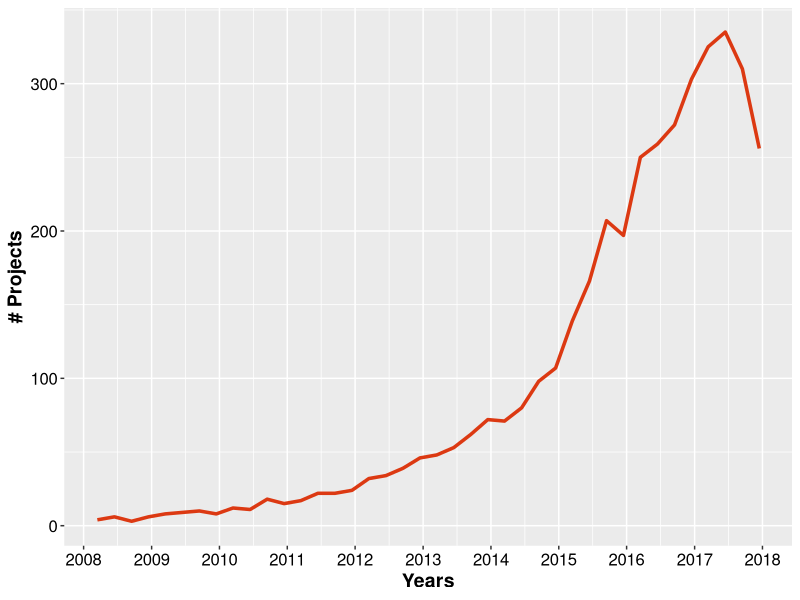
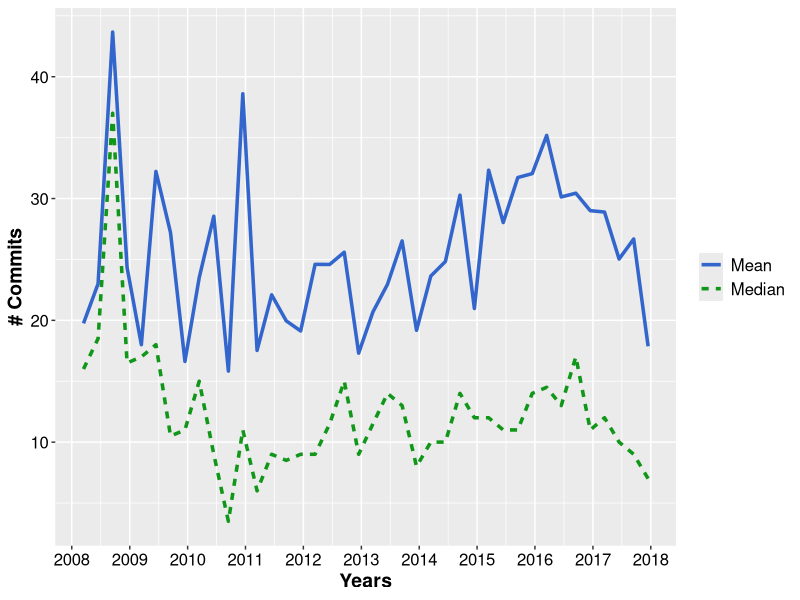
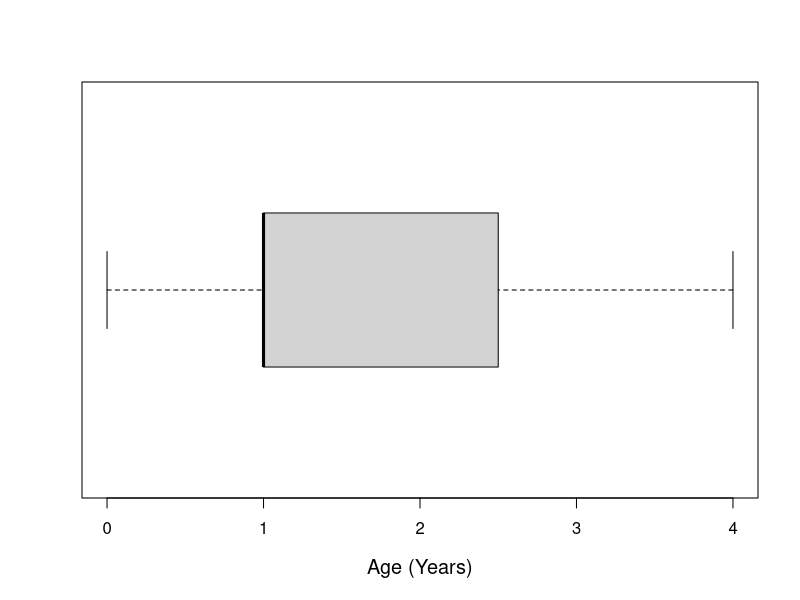
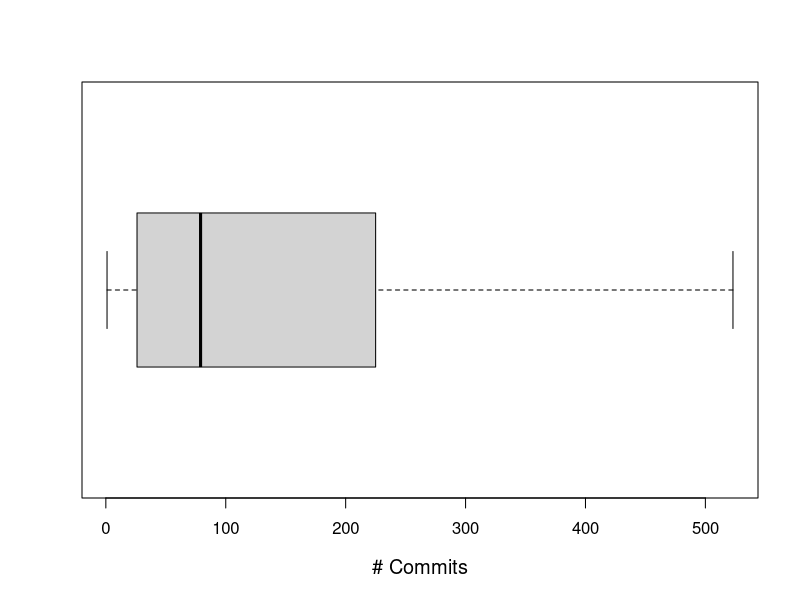
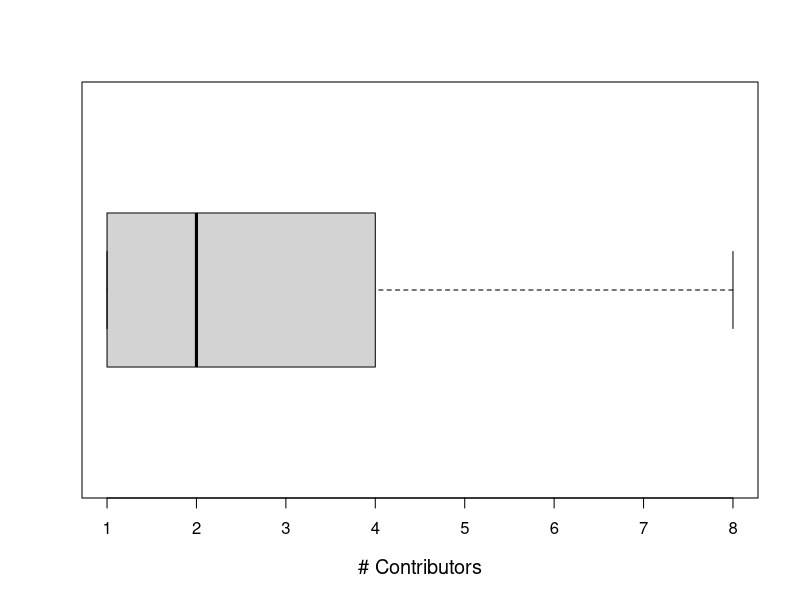
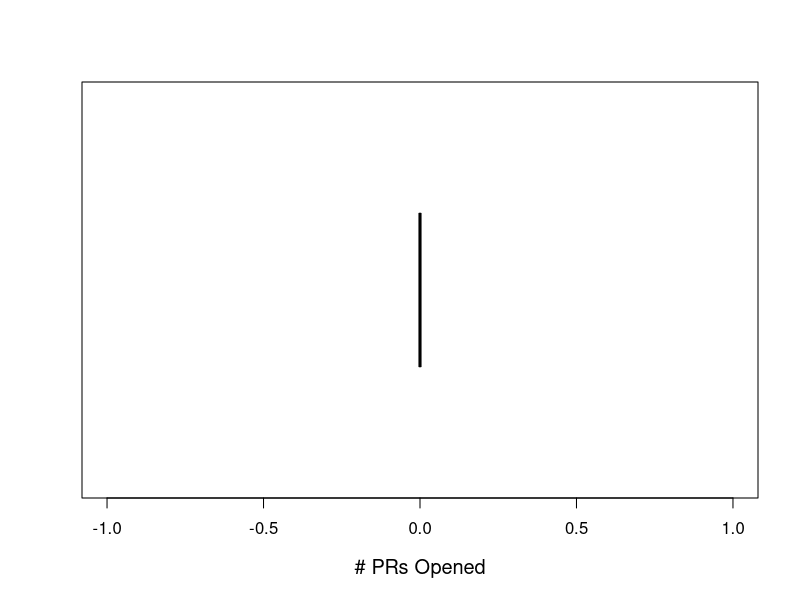
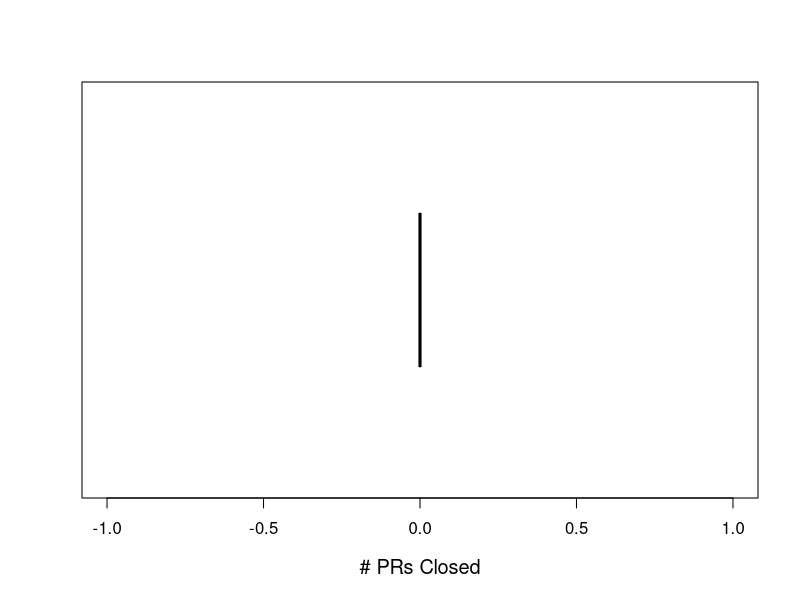
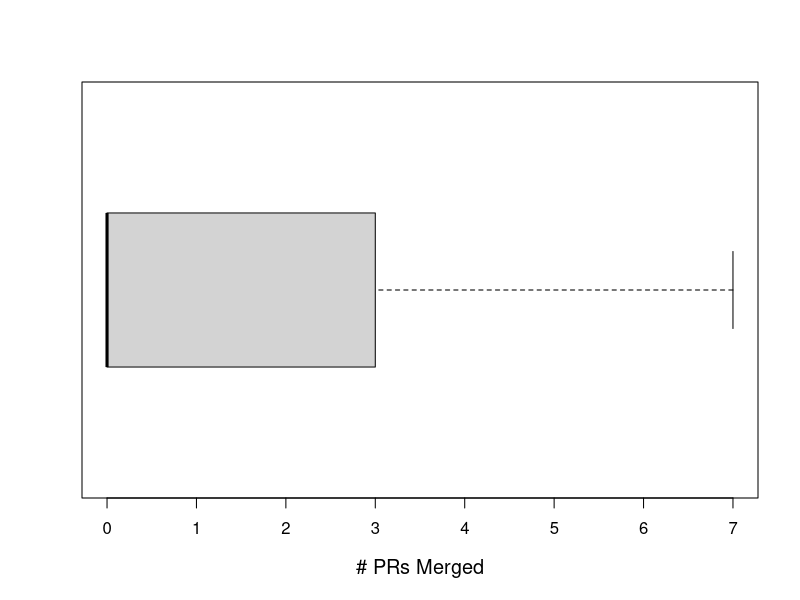

Write the R code that produced these figures, in order.
# install.packages("ggplot2")
# install.packages("reshape2")
# install.packages("scales")
library(ggplot2)
library(reshape2)
library(scales)

setwd("/home/fronchetti/Documentos/SANER-2017") # Working directory

####################
#   Time series    #
####################

monthly <- read.csv("monthly_contributions.csv", colClasses=c("Date",NA, NA, NA,NA)) # This file will be used in time series analysis

# CHART: Number of projects
ggplot(monthly, aes(x=Date, y=Projects)) +
  scale_x_date(breaks = date_breaks("years"), labels = date_format("%Y")) + 
  geom_line(size=1.2, color="#DC3912") +
  theme(axis.text=element_text(size=12, colour = "black"), axis.title=element_text(size=14, face="bold"), legend.title=element_blank(), legend.text=element_text(size=12)) + 
  labs(y = "# Projects", x = "Years")

# CHART: Project's mean and median
chart_data <- monthly[,-which(names(monthly)=="Amount" | names(monthly)=="Projects")] # We're not using some values in this chart
chart_data_melt <- melt(chart_data, id="Date") # Melting values

ggplot(chart_data_melt, aes(x=Date, y=value, colour=variable, group=variable)) +
  scale_x_date(breaks = date_breaks("years"), labels = date_format("%Y")) + 
  geom_line(size=1.2, aes(linetype = variable)) + scale_color_manual(values=c("#3366CC", "#109618")) +
  theme(axis.text=element_text(size=12, colour = "black"), axis.title=element_text(size=14, face="bold"), legend.title=element_blank(), legend.text=element_text(size=12)) + 
  labs(y = "# Commits", x = "Years")

####################
#     Boxplots     #
####################

data <- read.csv("summary.csv") # This file will be used in our box plot analysis
data_final <- subset(data, newcomers > 0 & commits > 0) # Final dataset (Without projects with zero contributors or contributions)

# Image size (Suggested): Width: 360 x Height: 280
boxplot(data_final$age, las = 1, xlab = "Age (Years)", outline = FALSE, cex.lab=1.2, horizontal = TRUE)
boxplot(data_final$commits, las = 1, xlab = "# Commits", outline = FALSE, cex.lab=1.2, horizontal = TRUE)
boxplot(data_final$newcomers, las = 1, xlab = "# Contributors", outline = FALSE, cex.lab=1.2, horizontal = TRUE)
boxplot(data_final$pulls_opened, las = 1, xlab = "# PRs Opened", outline = FALSE, cex.lab=1.2, horizontal = TRUE)
boxplot(data_final$pulls_closed, las = 1, xlab = "# PRs Closed", outline = FALSE, cex.lab=1.2, horizontal = TRUE)
boxplot(data_final$pulls_merged, las = 1, xlab = "# PRs Merged", outline = FALSE, cex.lab=1.2, horizontal = TRUE)
stars_forks_names <- c("Stars", "Forks") # Grouped boxplot
boxplot(data_final$stars, data_final$forks, names=stars_forks_names, las = 1, outline = FALSE, cex.lab=1.2, horizontal = TRUE) 
loc_names <- c("Total", "R") # Grouped boxplot
boxplot(data_final$loc_total, data_final$loc_r, names=loc_names, las = 1, outline = FALSE, cex.lab=1.2, horizontal = TRUE, margin = list(l = 10, r = 10, b = 0, t = 0))

####################
#     Others       #
####################

# Summaries
summary(data_final$loc_r)
summary(data_final$loc_total)

# Projects without commits
zero_commits <- subset(data, commits == 0)
write.csv(zero_commits, file = "zero_commits.csv")

# Projects without contributors
zero_contributors <- subset(data, newcomers == 0)
write.csv(zero_contributors, file = "zero_contributors.csv")